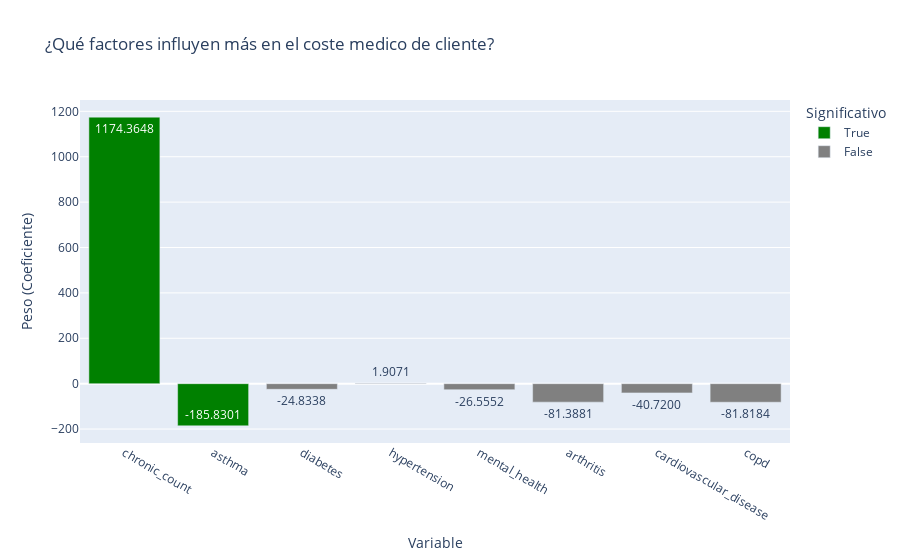

The notebook cell saved with this chart:
### Code cell
import pandas as pd
import statsmodels.api as sm
import plotly.express as px

# 1. PREPARAR DATOS AGREGADOS (MADRID TOTAL)
# Agrupamos por fecha para eliminar el factor "barrio" y ver la evolución global
# df_madrid = df_csv.groupby('date')[['m2_price', 'inflation', 'HICP', 'population_density', 'availability_365', 'listings_count', 'nigth_price']].mean().reset_index()

# Limpiamos posibles datos vacíos para que el modelo no falle
df_madrid = df.dropna()

# 2. DEFINIR VARIABLES
# Y = Lo que queremos explicar (Precio m2)
Y = df_madrid['annual_medical_cost']

# X = Los factores que creemos que influyen
# Añadimos una constante (intercepto) porque la recta no necesariamente pasa por (0,0)
X = df_madrid[['chronic_count', 'diabetes', 'hypertension', 'mental_health', 'arthritis', 'asthma', 'cardiovascular_disease', 'copd']]
X = sm.add_constant(X)

# 3. ENTRENAR EL MODELO
modelo = sm.OLS(Y, X).fit()

# 4. MOSTRAR RESULTADOS ESTADÍSTICOS
print(modelo.summary())

# 5. VISUALIZAR LOS COEFICIENTES (Para que quede bonito en el informe)
# Extraemos los coeficientes y los mostramos en un gráfico de barras
df_coef = pd.DataFrame({
    'Variable': modelo.params.index,
    'Peso (Coeficiente)': modelo.params.values,
    'Significativo': modelo.pvalues < 0.05 # True si el p-value es menor a 0.05 (estadísticamente relevante)
})
# Quitamos la constante del gráfico porque suele distorsionar la escala
df_coef = df_coef[df_coef['Variable'] != 'const']

fig_coef = px.bar(
    df_coef,
    x='Variable',
    y='Peso (Coeficiente)',
    color='Significativo',
    title='¿Qué factores influyen más en el coste medico de cliente?',
    text='Peso (Coeficiente)',
    color_discrete_map={True: 'green', False: 'gray'} # Verde si es relevante, gris si no
)
fig_coef.update_traces(texttemplate='%{text:.4f}')
fig_coef.show()

### Figure 1 — Plotly figure (JSON) as saved in the notebook; plotly's stock layout.template omitted (floating-point values rounded to 4 significant figures)
{"data": [{"alignmentgroup": "True", "hovertemplate": "Significativo=True<br>Variable=%{x}<br>Peso (Coeficiente)=%{text}<extra></extra>", "legendgroup": "True", "marker": {"color": "green", "pattern": {"shape": ""}}, "name": "True", "offsetgroup": "True", "orientation": "v", "showlegend": true, "text": [1174.0, -185.8], "textposition": "auto", "texttemplate": "%{text:.4f}", "type": "bar", "x": ["chronic_count", "asthma"], "xaxis": "x", "y": [1174.0, -185.8], "yaxis": "y"}, {"alignmentgroup": "True", "hovertemplate": "Significativo=False<br>Variable=%{x}<br>Peso (Coeficiente)=%{text}<extra></extra>", "legendgroup": "False", "marker": {"color": "gray", "pattern": {"shape": ""}}, "name": "False", "offsetgroup": "False", "orientation": "v", "showlegend": true, "text": [-24.83, 1.907, -26.56, -81.39, -40.72, -81.82], "textposition": "auto", "texttemplate": "%{text:.4f}", "type": "bar", "x": ["diabetes", "hypertension", "mental_health", "arthritis", "cardiovascular_disease", "copd"], "xaxis": "x", "y": [-24.83, 1.907, -26.56, -81.39, -40.72, -81.82], "yaxis": "y"}], "layout": {"autosize": true, "barmode": "relative", "legend": {"title": {"text": "Significativo"}, "tracegroupgap": 0}, "title": {"text": "¿Qué factores influyen más en el coste medico de cliente?"}, "xaxis": {"anchor": "y", "autorange": true, "domain": [0, 1], "range": [-0.5, 7.5], "title": {"text": "Variable"}, "type": "category"}, "yaxis": {"anchor": "x", "autorange": true, "domain": [0, 1], "range": [-261.4, 1250.0], "title": {"text": "Peso (Coeficiente)"}, "type": "linear"}}}
